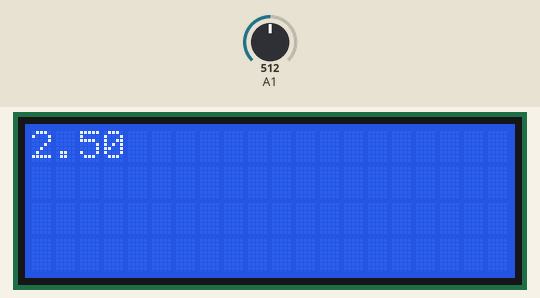
The sketch below on a simulated Arduino Uno, built with avr-gcc and run on an emulated ATmega328P. Parts: 20×4 character LCD. Inputs (shaded band) come from the test bench; at power-on: A1 = 512. What the sketch prints to the serial monitor is not drawn.

Above: at 1.2 s.
1.3 s: A1 set to 716
2.8 s: A1 set to 900
At 4.0 s:
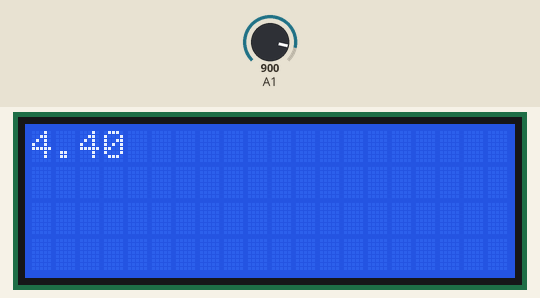
4.3 s: A1 set to 1023
At 4.7 s:
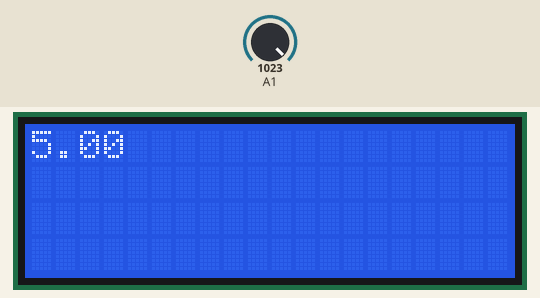
Timing chart, 0 to 7.3 s (numbered marks = the images above; inputs shaded):
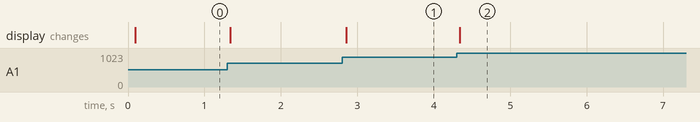

The sketch:

LCD_arduino.ino
```cpp
#include <Wire.h>
#include <LiquidCrystal_I2C.h>
LiquidCrystal_I2C lcd(0x27, 20, 4);

void setup() {
  // put your setup code here, to run once:
  lcd.init();
  lcd.backlight();
  Serial.begin(9600);
}

void loop() {
  // put your main code here, to run repeatedly:
  float val=analogRead(A1)*(5.0/1023.0);
  delay(25);
  lcd.setCursor(0, 0);
  lcd.print(val);
  Serial.println(val);
}
```

Measured:
- after the input at 2.8 s, the display: changes after 0.06 s (image 1)
- after the input at 4.3 s, the display: changes at once (image 2)
